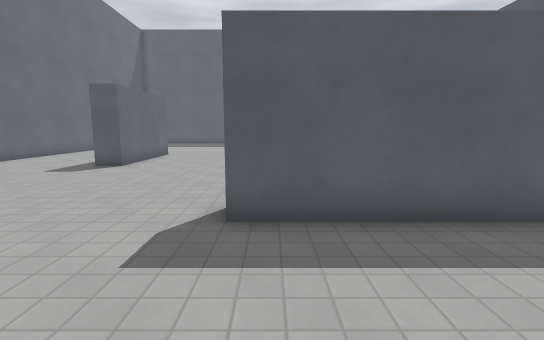
[1] (above)

18 first-person views from a walk through a 3-D level made in the Godot game engine. The camera is 1.4 m above the floor, tilts 8° down and sees 85° across. The floor is counted in squares, 1 m on a side. Each view is taken from the middle of a square. On the plan, view 1 faces up. The plan holds only what a view shows up to about 14 squares ahead; the rest is blank. Characters and animated objects are not drawn. Surface patterns are stand-ins for the level's own textures.

[2]
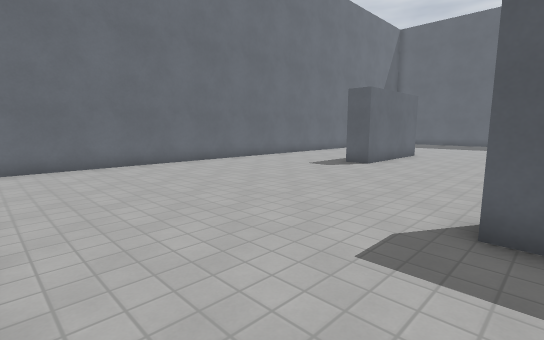

[3]
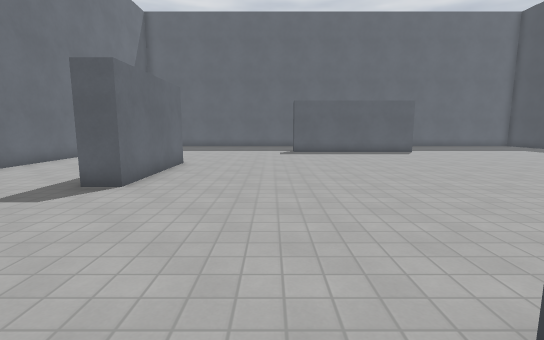

[4]
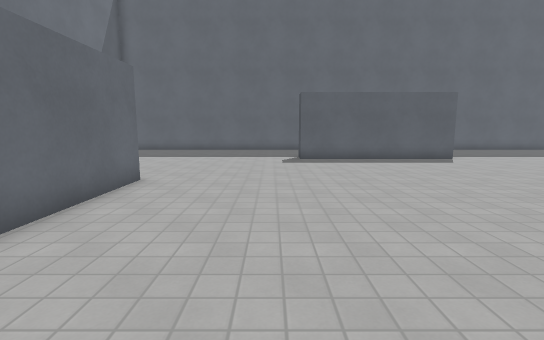

[5]
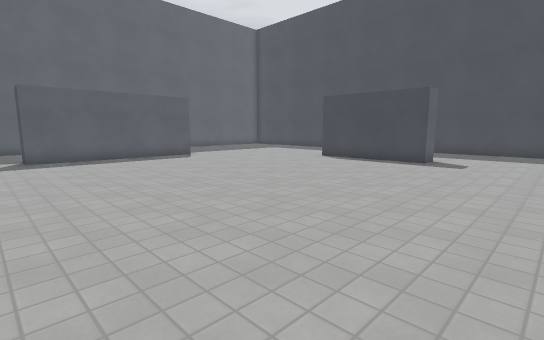

[6]
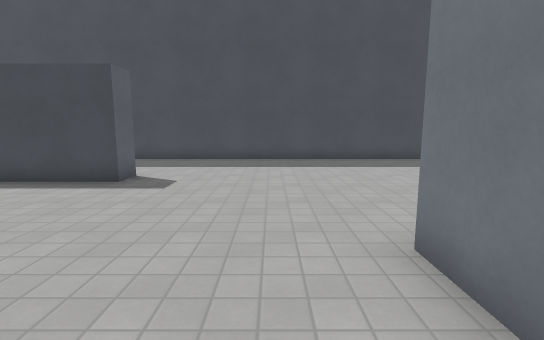

[7]
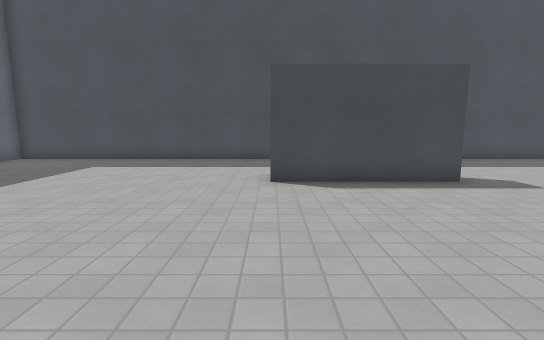

[8]
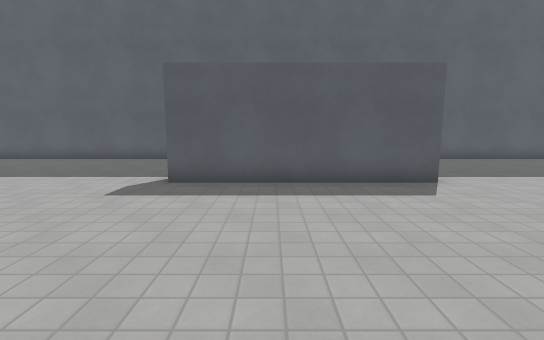

[9]
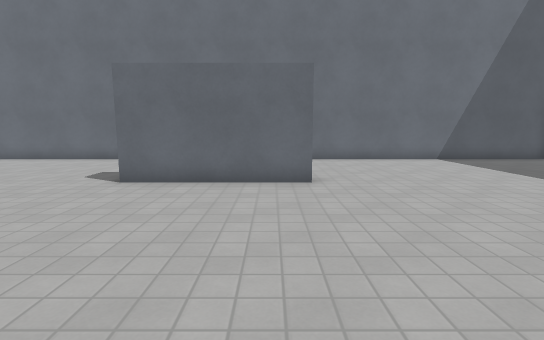

[10]
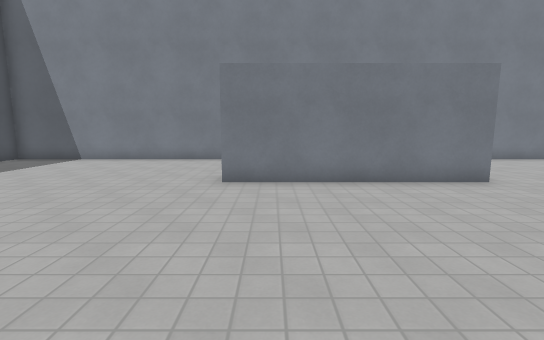

[11]
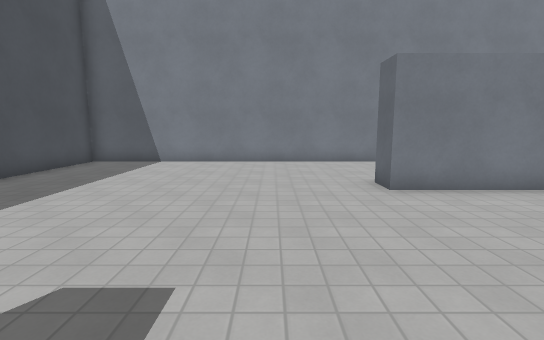

[12]
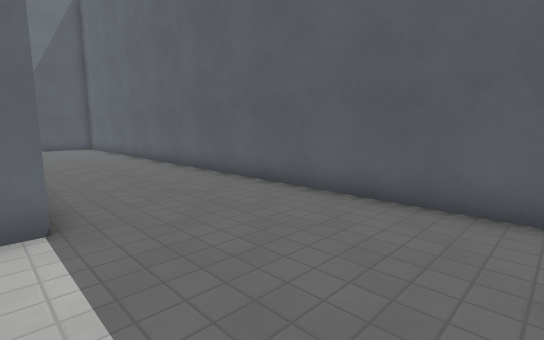

[13]
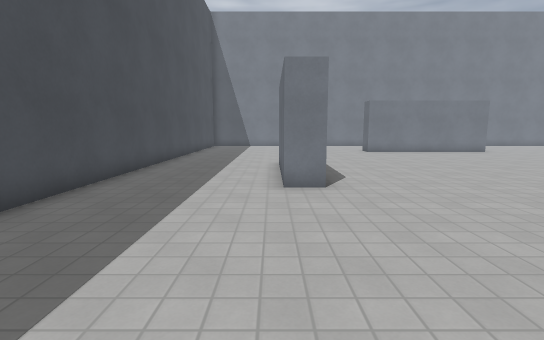

[14]
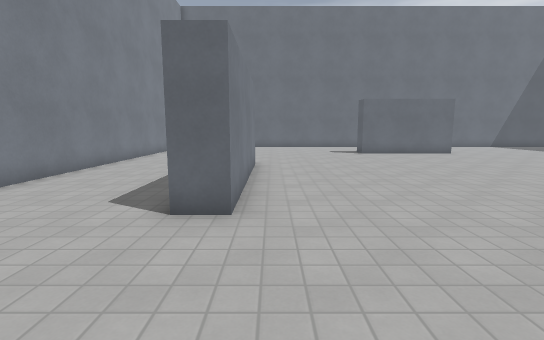

[15]
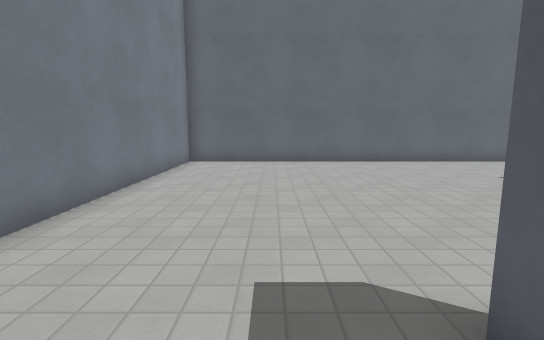

[16]
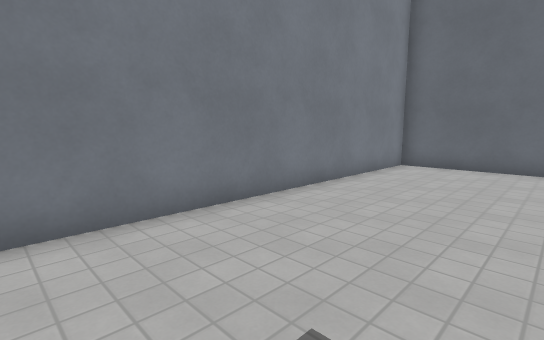

[17]
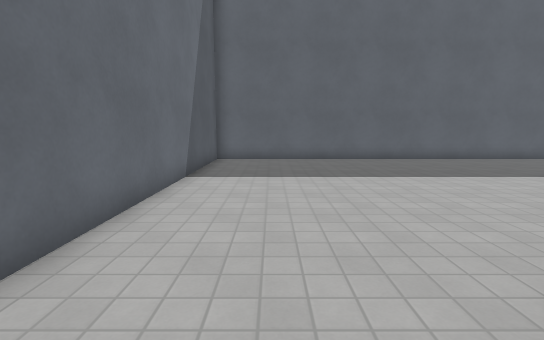

[18]
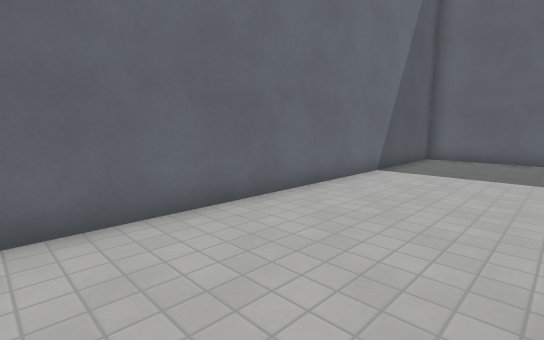

### Floor plan
Points are (right, up) in squares from view 1. A wall is a line through its corners. A room is listed if a view was taken in it or the views show most of it. See-through windows are left out.
Room 1 (views 1, 2, 3, 4, 5, 6, 7, 8, 9, 10, 11, 12, 13, 14, 15, 16, 17, 18)
walls: (-0.8, 5.3) (6.3, 5.3) (6.3, 4.2); (-5.6, 16.1) (-5.6, 11) (-6.6, 11); (4.1, 4.3) (-0.8, 4.3); (6.4, 21.6) (-0.7, 21.6) (-0.7, 22.6); (11.7, 15.6) (11.7, 11) (10.7, 11) (10.7, 16) (11.8, 16); (6.3, 22.6) (6.3, 22); (-11.5, -0.5) (16.6, -0.5) (16.6, 27.5) (-11.5, 27.5) (-11.5, -0.5)

Where each view was taken, in squares from view 1:
view 1: 0 up, 0 right, facing up
view 2: 0 up, 0 right, facing up-left
view 3: 4 up, 2 left, facing up
view 4: 8 up, 2 left, facing up
view 5: 7 up, 2 left, facing up-right
view 6: 7 up, 3 right, facing right
view 7: 16 up, 3 right, facing right
view 8: 14 up, 2 right, facing up
view 9: 15 up, 2 right, facing left
view 10: 13 up, 5 right, facing down
view 11: 12 up, 9 right, facing down
view 12: 22 up, 11 right, facing up-left
view 13: 23 up, 12 right, facing down
view 14: 6 up, 11 right, facing left
view 15: 3 up, 1 right, facing left
view 16: 4 up, 0 right, facing down-left
view 17: 14 up, 9 left, facing up
view 18: 13 up, 7 left, facing up-left
